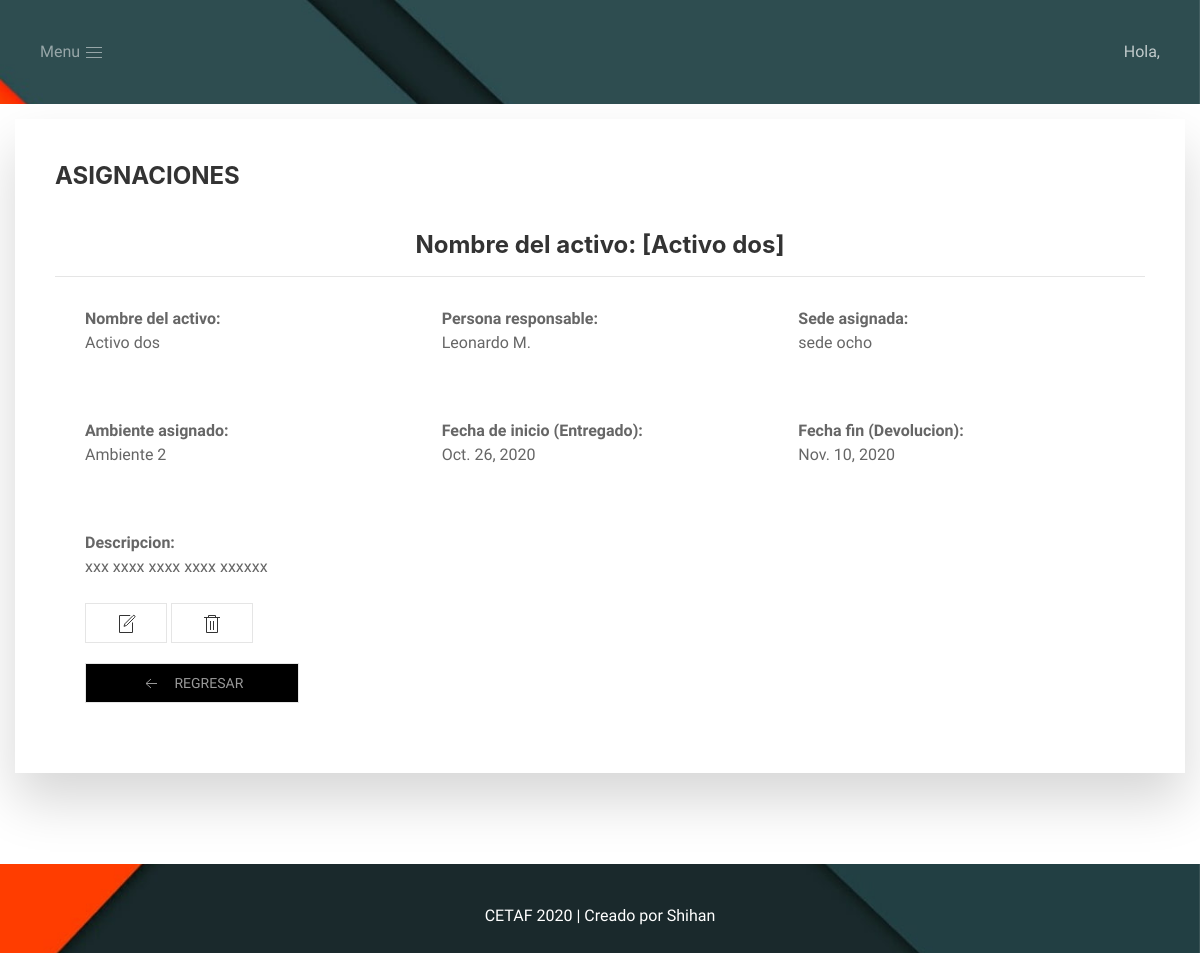
The page /asignaciones/3/ on the database as committed earlier.
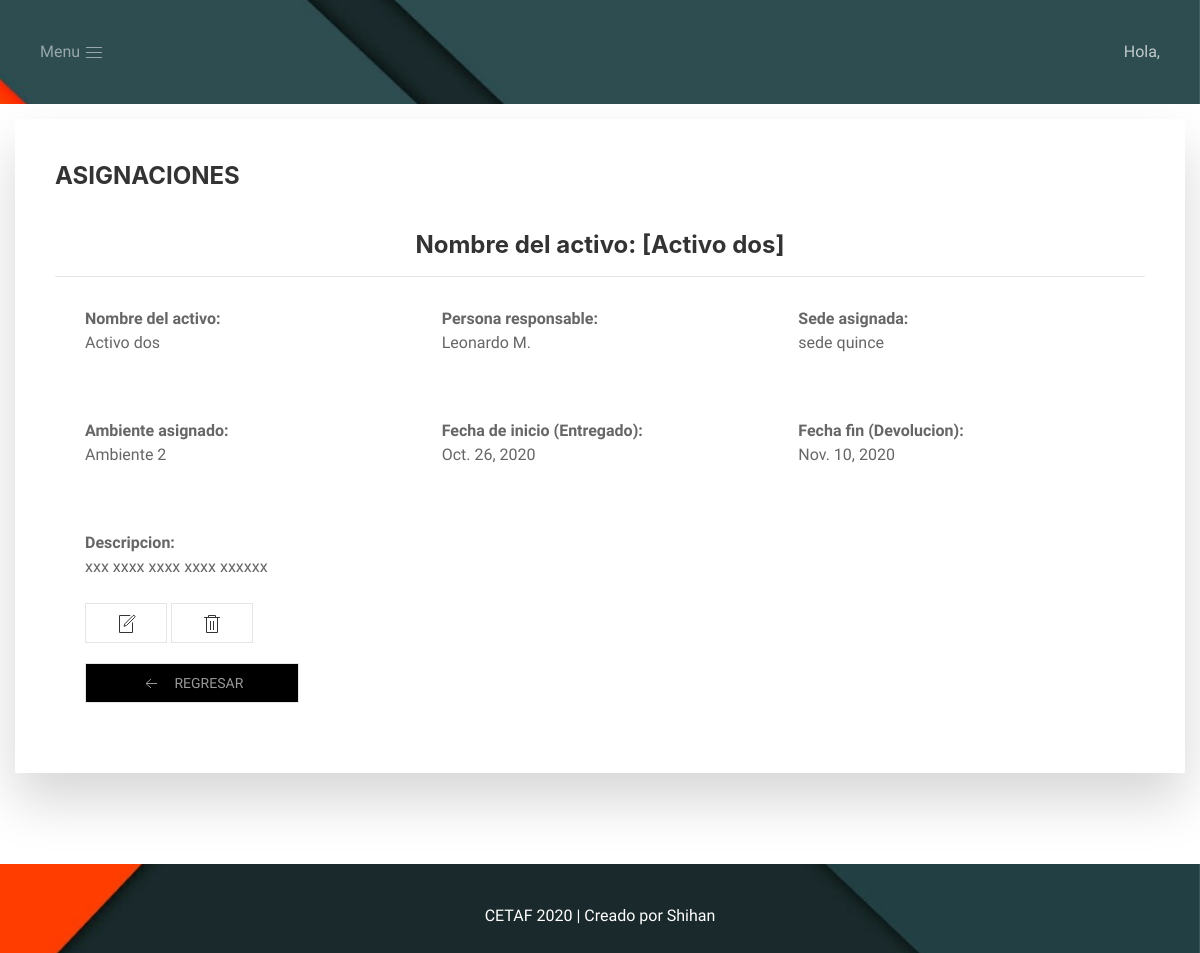
The same page on the database as committed later.
### cetaf/models.py (models this page shows, shortened)
class Asignacion(models.Model):
    nombre_activo = models.ForeignKey(Activo, on_delete=models.CASCADE)
    persona_responsable = models.CharField(max_length=50)
    sede_asignada = models.ForeignKey(Sede, on_delete=models.CASCADE)
    ambiente_asignado = models.ForeignKey(Ambiente, on_delete=models.CASCADE)
    fecha_inicio = models.DateField()
    fecha_fin = models.DateField()
    descripcion = models.TextField()

class Sede(models.Model):
    nombre = models.CharField(max_length=50)
    ciudad = models.CharField(max_length=50)
    def __str__(self):
        return self.nombre

class Activo(models.Model):
    nombre = models.CharField(max_length=50)
    categoria = models.ForeignKey(Categoria, on_delete=models.CASCADE)
    num_serie = models.CharField(max_length=50)
    fecha_compra = models.DateField()
    cobertura_seguro = models.CharField(max_length=200)
    valor_compra = models.IntegerField(default=0)
    garantia = models.CharField(max_length=200)
    fecha_puesto_servicio = models.DateField()
    descripcion = models.TextField()
    vida_util = models.CharField(max_length=200)
    valor_residual = models.IntegerField(default=0)
    def __str__(self):
        return self.nombre

class Ambiente(models.Model):
    nombre = models.CharField(max_length=50)
    descripcion = models.TextField()
    def __str__(self):
        return self.nombre

### cetaf/views.py (the view)
# urls.py: path('asignaciones/<int:_id>/', views.detalle_asignacion, name='detalle_asignacion'),
def detalle_asignacion(request, _id):
    try:
        asignacion = Asignacion.objects.get(pk = _id)
    except Asignacion.DoesNotExist:
        raise Http404('Este registro no existe')
    return render(request, 'asignaciones/detalle_asignacion.html', {'asignacion': asignacion})

### cetaf/templates/asignaciones/detalle_asignacion.html (shortened to what this page needs)
{% extends "asignaciones/index.html" %}
{% block contenido_asignacion %}
    <div class="uk-modal-header" style="color: black; text-align: center;">
        <h3 class="uk-text-bold">Nombre del activo: [{{asignacion.nombre_activo}}]</h3>
    </div>
    <div class="uk-modal-body">
        <dl>
            <div class="uk-child-width-expand@s" uk-grid>
                <div>
                    <dt>Nombre del activo:</dt>
                    <dd>{{asignacion.nombre_activo}}</dd>
                    <br>
                </div>
                <div>
                    <dt>Persona responsable:</dt>
                    <dd>{{asignacion.persona_responsable}}</dd>
                    <br>
                </div>
                <div>
                    <dt>Sede asignada:</dt>
                    <dd>{{asignacion.sede_asignada}}</dd>
                    <br>
                </div>
            </div>
            <div class="uk-child-width-expand@s" uk-grid>
                <div>
                    <dt>Ambiente asignado:</dt>
                    <dd>{{asignacion.ambiente_asignado}}</dd>
                    <br>
                </div>
                <div>
                    <dt>Fecha de inicio (Entregado):</dt>
                    <dd>{{asignacion.fecha_inicio}}</dd>
                    <br>
                </div>
                <div>
                    <dt>Fecha fin (Devolucion):</dt>
                    <dd>{{asignacion.fecha_fin}}</dd>
                    <br>
                </div>
            </div>
            <div class="uk-child-width-expand@s" uk-grid>
                <div>
                    <dt>Descripcion:</dt>
                    <dd>{{asignacion.descripcion}}</dd>
                    <br>
                </div>
                <div>
                </div>
            </div>
            <dd style="margin-bottom: 20px">
                <a class="uk-button uk-button-default" href="{% url 'actualizar_asignacion' asignacion.id %}" uk-icon="file-edit" uk-tooltip="Editar"></a>
                <a class="uk-button uk-button-default" href="{% url 'borrar_asignacion' asignacion.id %}" uk-icon="trash" uk-tooltip="Eliminar"></a>
            </dd>
            <ul class="uk-nav-default uk-nav-parent-icon"  uk-nav>
                <li class="uk-button uk-button-default uk-button-small" style="background: black;"><a href="{% url 'lts_asignacion' %}"><span class="uk-margin-small-right" uk-icon="icon: arrow-left"></span> Regresar</a></li>
            </ul>
        </dl>
    </div>
{% endblock contenido_asignacion %}

Rows that differ between the two databases and show on the page:
changed Asignacion "Leonardo M.": sede_asignada "sede ocho" → "sede quince"
